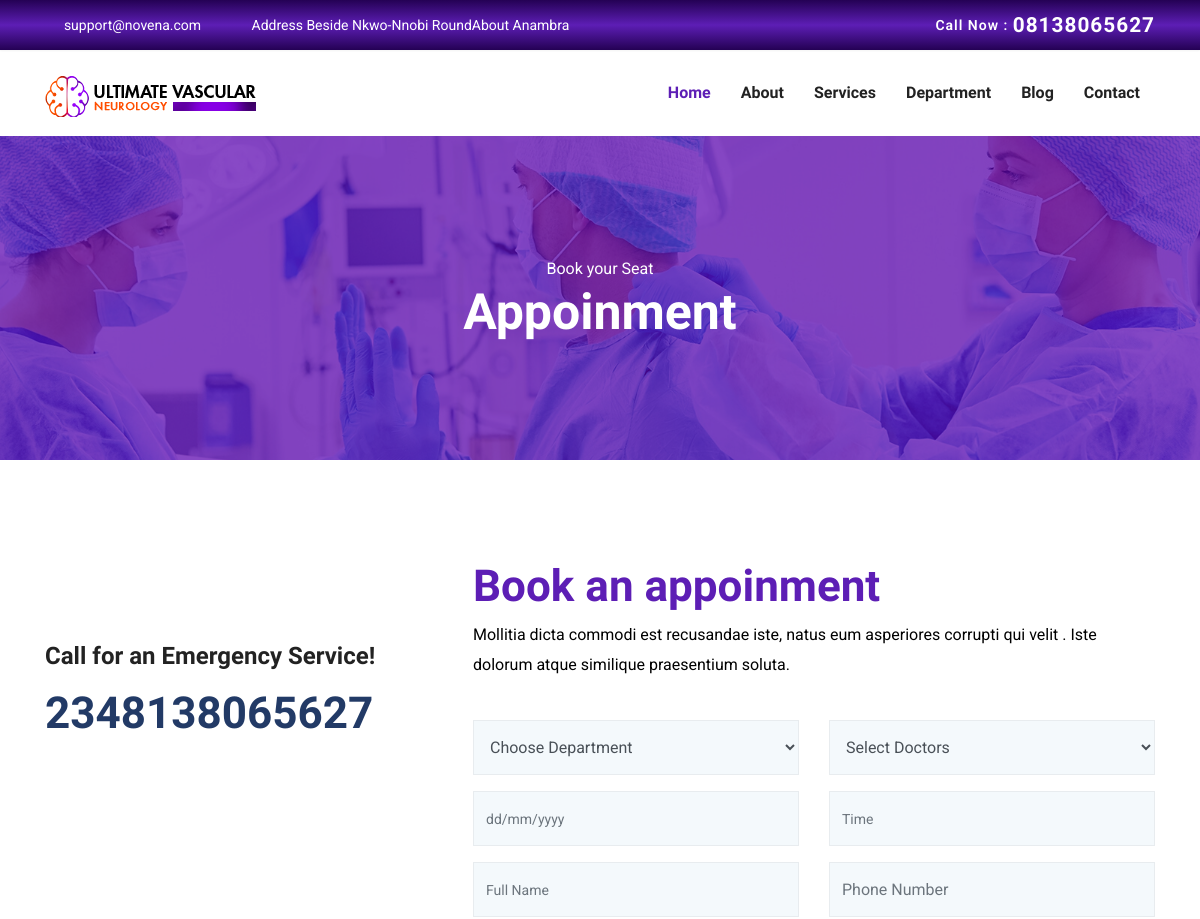
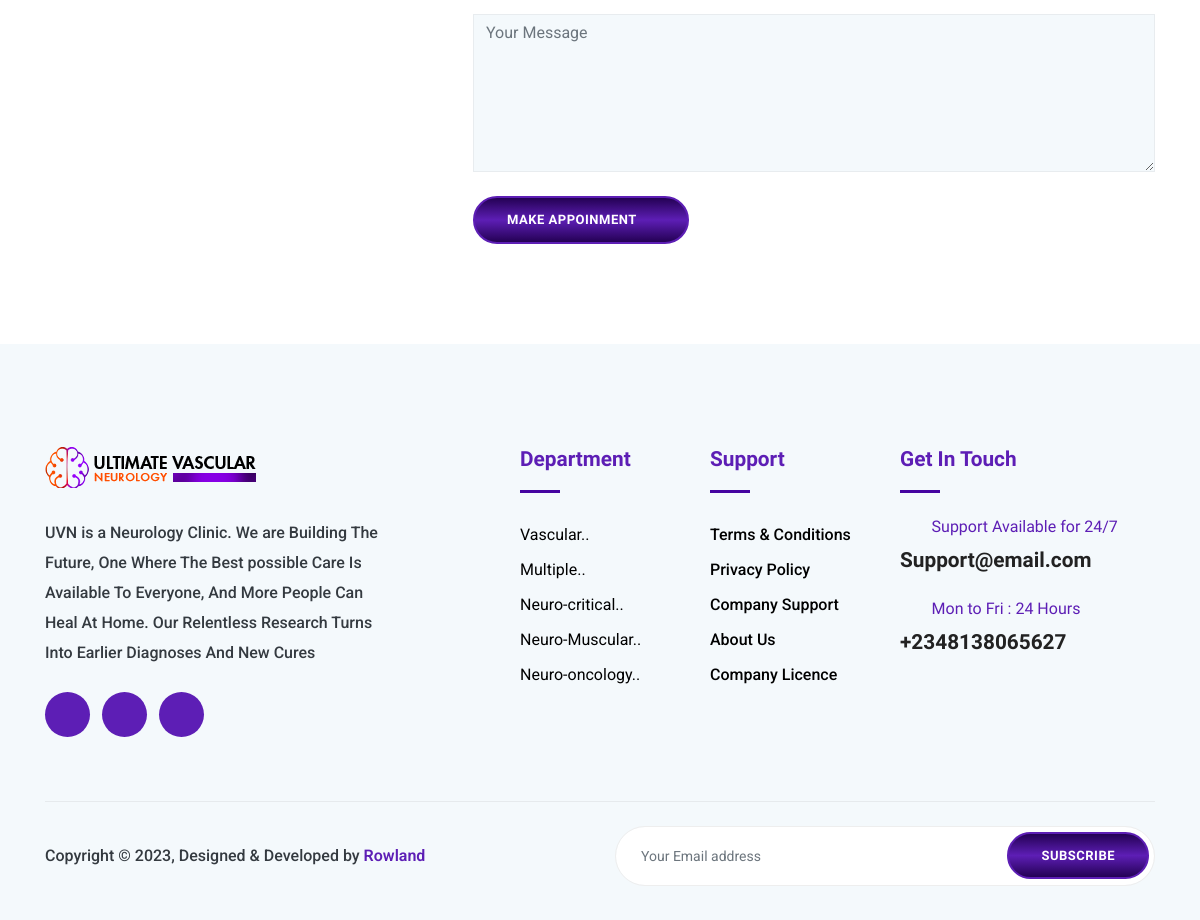
/appointment/, run on the app's committed database (2 pictures, top to bottom).
### main/models.py (models this page shows, shortened)
class DoctorsDepartment(models.Model):
    department = models.CharField(
        null=False, blank=False, max_length=100, verbose_name="doctors Department"
    )
    slug = AutoSlugField(populate_from="department")
    created_at = models.TimeField(auto_now=True, null=False)
    class Meta:
        verbose_name = "Add Doctors Department"

### front/views.py (the view)
# urls.py: path("appointment/", views.appiontment, name="appointment"),
def appiontment(request):
    departments = DoctorsDepartment.objects.all()[:5]
    ctx = {
        "departments": departments,
    }
    return render(request, "appiontment.html", ctx)

### accounts/templatetags/custom_filters.py (called while the page is built)
@register.filter
def first_words(value):
    words = value.split()
    if words:
        return words[0]
    else:
        return ""

### templates/appiontment.html (shortened to what this page needs)
{% load static %}
{% include "includes/head.html" %}
<section class="page-title bg-1">
  <div class="container">
    <div class="row">
      <div class="col-md-12">
        <div class="block text-center">
          <span class="text-white">Book your Seat</span>
          <h1 class="text-capitalize mb-5 text-lg">Appoinment</h1>
        </div>
      </div>
    </div>
  </div>
</section>
<section class="appoinment section">
  <div class="container">
    <div class="row">
      <div class="col-lg-4">
          <div class="mt-3">
            <div class="feature-icon mb-3">
              <i class="icofont-support text-lg"></i>
            </div>
             <span class="h3">Call for an Emergency Service!</span>
              <h2 class="text-color mt-3">2348138065627 </h2>
          </div>
      </div>
      <div class="col-lg-8">
           <div class="appoinment-wrap mt-5 mt-lg-0 pl-lg-5">
            <h2 class="mb-2 title-color">Book an appoinment</h2>
            <p class="mb-4">Mollitia dicta commodi est recusandae iste, natus eum asperiores corrupti qui velit . Iste dolorum atque similique praesentium soluta.</p>
               <form id="#" class="appoinment-form" method="post" action="#">
                    <div class="row">
                         <div class="col-lg-6">
                            <div class="form-group">
                                <select class="form-control" id="department_select" name="department">
                                  <option>Choose Department</option>
                                </select>
                            </div>
                        </div>
                        <div class="col-lg-6">
                            <div class="form-group">
                                <select class="form-control" id="doctor_select" name="doctor">
                                  <option>Select Doctors</option>
                                </select>
                            </div>
                        </div>
                         <div class="col-lg-6">
                            <div class="form-group">
                                <input name="date" id="date" type="text" class="form-control" placeholder="dd/mm/yyyy">
                            </div>
                        </div>
                        <div class="col-lg-6">
                            <div class="form-group">
                                <input name="time" id="time" type="text" class="form-control" placeholder="Time">
                            </div>
                        </div>
                         <div class="col-lg-6">
                            <div class="form-group">
                                <input name="name" id="name" type="text" class="form-control" placeholder="Full Name">
                            </div>
                        </div>
                        <div class="col-lg-6">
                            <div class="form-group">
                                <input name="phone" id="phone" type="Number" class="form-control" placeholder="Phone Number">
                            </div>
                        </div>
                    </div>
                    <div class="form-group-2 mb-4">
                        <textarea name="message" id="message" class="form-control" rows="6" placeholder="Your Message"></textarea>
                    </div>
                    <a class="btn btn-main btn-round-full" type="submit" >Make Appoinment<i class="icofont-simple-right ml-2"></i></a>
                </form>
            </div>
        </div>
      </div>
    </div>
</section>
{% include "includes/footer.html" %}

### templates/includes/footer.html (shortened to what this page needs)
{% load static %}
{% load custom_filters %}
<footer class="footer section gray-bg">
	<div class="container">
		<div class="row">
			<div class="col-lg-4 mr-auto col-sm-6">
				<div class="widget mb-5 mb-lg-0">
					<div class="logo mb-4">
						<img src="{% static 'images/logojpg.png' %}" alt="" class="img-fluid">
					</div>
					<p class="text-dark">UVN is a Neurology Clinic. We are Building The Future, One Where The Best possible Care Is Available To Everyone, And More People Can Heal At Home. Our Relentless Research Turns Into Earlier Diagnoses And New Cures</p>
					<ul class="list-inline footer-socials mt-4">
						<li class="list-inline-item">
							<a href="https://www.facebook.com/profile.php?id=100092972804216"><i class="icofont-facebook"></i></a>
						</li>
						<li class="list-inline-item">
							<a href="https://twitter.com/official_uvn"><i class="icofont-twitter"></i></a>
						</li>
						<li class="list-inline-item">
							<a href="https://www.instagram.com/official_uvn"><i class="icofont-instagram"></i></a>
						</li>
					</ul>
				</div>
			</div>
			<div class="col-lg-2 col-md-6 col-sm-6">
				<div class="widget mb-5 mb-lg-0">
					<h4 class="text-capitalize mb-3 text-purp">Department</h4>
					<div class="divider mb-4"></div>
					<ul class="list-unstyled footer-menu lh-35">
						{% for department in departments %}
						<li><a href="/{{department.slug}}">{{ department.department|first_words }}.. </a></li>
						{% endfor %}
					</ul>
				</div>
			</div>
			<div class="col-lg-2 col-md-6 col-sm-6">
				<div class="widget mb-5 mb-lg-0">
					<h4 class="text-capitalize mb-3 text-purp">Support</h4>
					<div class="divider mb-4"></div>
					<ul class="list-unstyled footer-menu lh-35 text-dark ">
						<li class="text-dark"><a href="#!">Terms & Conditions</a></li>
						<li class="text-dark"><a href="#!">Privacy Policy</a></li>
						<li class="text-dark"><a href="{% url 'contact_form' %}">Company Support </a></li>
						<li class="text-dark"><a href="{% url 'about' %}">About Us</a></li>
						<li class="text-dark"><a href="#!">Company Licence</a></li>
					</ul>
				</div>
			</div>
			<div class="col-lg-3 col-md-6 col-sm-6">
				<div class="widget widget-contact mb-5 mb-lg-0">
					<h4 class="text-capitalize mb-3 text-purp">Get in Touch</h4>
					<div class="divider mb-4"></div>
					<div class="footer-contact-block mb-4">
						<div class="icon d-flex align-items-center">
							<i class="icofont-email mr-3 text-purp"></i>
							<span class="h6 mb-0 text-purp">Support Available for 24/7</span>
						</div>
						<h4 class="mt-2 "><a href="mailto:support@email.com">Support@email.com</a></h4>
					</div>
					<div class="footer-contact-block">
						<div class="icon d-flex align-items-center text-purp">
							<i class="icofont-support mr-3"></i>
							<span class="h6 mb-0 text-purp">Mon to Fri : 24 Hours</span>
						</div>
						<h4 class="mt-2"><a href="tel:2348138065627">+2348138065627</a></h4>
					</div>
				</div>
			</div>
		</div>
		<div class="footer-btm py-4 mt-5">
			<div class="row align-items-center justify-content-between">
				<div class="col-lg-6">
					<div class="copyright text-dark">
						Copyright &copy; 2023, Designed &amp; Developed by <a class="text-purp" href="#!">Rowland</a>
					</div>
				</div>
				<div class="col-lg-6">
					<div class="subscribe-form text-lg-right mt-5 mt-lg-0">
						<form action="{% url 'subscribe' %}" method="POST" class="subscribe">
							<input type="text" class="form-control" placeholder="Your Email address" name="email" required>
							<button type="submit" class="btn btn-main-2 btn-round-full">Subscribe</button>
						</form>
					</div>
				</div>
			</div>
		</div>
	</div>
</footer>

### static/css/style.css (style rules this page uses)
html { overflow-x: hidden; }
body { line-height: 1.6; font-family: "Roboto", sans-serif; -webkit-font-smoothing: antialiased; font-size: 16px; color: #000; font-weight: 400; overflow-x: hidden; }
.text-dark { color: #000; font-weight: 500; }
h1, .h1, h2, .h2, h3, .h3, h4, .h4, h5, .h5, h6, .h6 { font-family: "Exo", sans-serif; font-weight: 700; color: #222; }
h1, .h1 { font-size: 2.5rem; }
h2, .h2 { font-size: 44px; }
h3, .h3 { font-size: 1.5rem; }
h4, .h4 { font-size: 1.3rem; line-height: 30px; }
h6, .h6 { font-size: 1rem; }
p { line-height: 30px; }
input[type="email"], input[type="password"], input[type="text"], input[type="tel"] { box-shadow: none; height: 45px; outline: none; font-size: 14px; }
.form-control { box-shadow: none; border-radius: 0; }
.btn { display: inline-block; font-size: 14px; font-size: 0.8125rem; font-weight: 700; letter-spacing: .5px; padding: .75rem 2rem; font-family: "Exo", sans-serif; text-transform: uppercase; border-radius: 5px; border: 2px solid transparent; transition: all .35s ease; }
.btn-main { background: linear-gradient(#240154, #5d1eb5, #240154); color: #fff; border-color: #5d1eb5; }
.btn-main-2 { color: #fff; border-color: #5d1eb5; background: linear-gradient(#240154, #5d1eb5, #240154); }
.text-purp { color: #5d1eb5 !important; }
.btn-round-full { border-radius: 50px; }
.section { padding: 100px 0; }
.text-lg { font-size: 3.75rem; }
a { color: #222; text-decoration: none; transition: all .35s ease; }
.page-title { padding: 120px 0px 70px 0px; position: relative; }
.page-title .block h1 { color: #fff; }
.title-color { color: #5d1eb5; }
.text-lg { font-size: 50px; }
.gray-bg { background: #f4f9fc; }
.bg-1 { background: url("../images/bg/22.jpg") no-repeat 50% 50%; background-size: cover; position: relative; }
.text-color { color: #223a66; }
.divider { width: 40px; height: 5px; background: #4504a0; }
.appoinment-form { margin-top: 40px; }
.appoinment-form .form-control { background: #f4f9fc; height: 55px; border-color: rgba(0, 0, 0, 0.05); }
.appoinment-form textarea.form-control { height: auto; }
.lh-35 { line-height: 35px; }
.footer { padding-bottom: 10px; }
.footer .copyright a { font-weight: 600; }
.logo { font-weight: 600; letter-spacing: 1px; }
.widget .divider { height: 3px; }
.widget h4 { color: #223a66; }
.widget .footer-menu a { color: #000; }
.footer-contact-block span { font-weight: 400; color: #6F8BA4; }
.footer-contact-block i { font-size: 20px; }
.footer-btm { border-top: 1px solid rgba(0, 0, 0, 0.06); }
.footer-socials li a { width: 45px; height: 45px; background: #5d1eb5; color: #fff; display: inline-block; text-align: center; border-radius: 100%; padding-top: 12px; }
.subscribe { position: relative; }
.subscribe .form-control { border-radius: 50px; height: 60px; padding-left: 25px; border-color: #eee; }
.subscribe .btn { position: absolute; right: 6px; top: 6px; }

### data on the page
DoctorsDepartment: department|first_words "Vascular"
DoctorsDepartment: department|first_words "Multiple"
DoctorsDepartment: department|first_words "Neuro-critical"
DoctorsDepartment: department|first_words "Neuro-Muscular"
DoctorsDepartment: department|first_words "Neuro-oncology"
